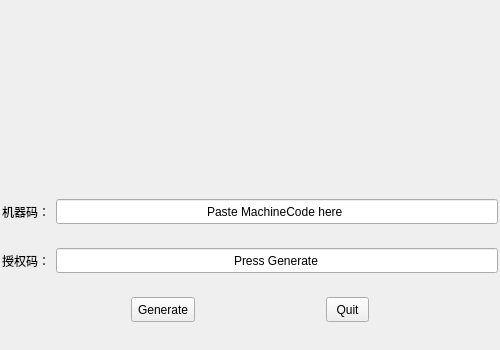
<?xml version="1.0" encoding="UTF-8"?>
<ui version="4.0">
 <class>MainWindow</class>
 <widget class="QMainWindow" name="MainWindow">
  <property name="geometry">
   <rect>
    <x>0</x>
    <y>0</y>
    <width>500</width>
    <height>350</height>
   </rect>
  </property>
  <property name="windowTitle">
   <string>激活码生成工具</string>
  </property>
  <widget class="QWidget" name="centralWidget">
   <property name="sizePolicy">
    <sizepolicy hsizetype="Fixed" vsizetype="Fixed">
     <horstretch>0</horstretch>
     <verstretch>0</verstretch>
    </sizepolicy>
   </property>
   <layout class="QVBoxLayout" name="verticalLayout">
    <property name="spacing">
     <number>0</number>
    </property>
    <property name="leftMargin">
     <number>2</number>
    </property>
    <property name="topMargin">
     <number>2</number>
    </property>
    <property name="rightMargin">
     <number>2</number>
    </property>
    <property name="bottomMargin">
     <number>2</number>
    </property>
    <item>
     <widget class="QLabel" name="label">
      <property name="text">
       <string/>
      </property>
      <property name="pixmap">
       <pixmap resource="images.qrc">:/image/qc.jpg</pixmap>
      </property>
      <property name="scaledContents">
       <bool>true</bool>
      </property>
     </widget>
    </item>
    <item>
     <widget class="QWidget" name="widget" native="true">
      <layout class="QVBoxLayout" name="verticalLayout_2">
       <property name="spacing">
        <number>0</number>
       </property>
       <property name="leftMargin">
        <number>0</number>
       </property>
       <property name="topMargin">
        <number>0</number>
       </property>
       <property name="rightMargin">
        <number>0</number>
       </property>
       <property name="bottomMargin">
        <number>0</number>
       </property>
       <item>
        <layout class="QHBoxLayout" name="horizontalLayout">
         <item>
          <widget class="QLabel" name="label_2">
           <property name="text">
            <string>机器码：</string>
           </property>
          </widget>
         </item>
         <item>
          <widget class="QLineEdit" name="MachineCode_LineEdit">
           <property name="minimumSize">
            <size>
             <width>0</width>
             <height>25</height>
            </size>
           </property>
           <property name="maximumSize">
            <size>
             <width>16777215</width>
             <height>25</height>
            </size>
           </property>
           <property name="styleSheet">
            <string notr="true">selection-background-color:  rgb(0, 148, 0);
</string>
           </property>
           <property name="text">
            <string>Paste MachineCode here </string>
           </property>
           <property name="alignment">
            <set>Qt::AlignCenter</set>
           </property>
          </widget>
         </item>
        </layout>
       </item>
       <item>
        <layout class="QHBoxLayout" name="horizontalLayout_2">
         <item>
          <widget class="QLabel" name="label_3">
           <property name="text">
            <string>授权码：</string>
           </property>
          </widget>
         </item>
         <item>
          <widget class="QLineEdit" name="ActiveCode_LineEdit">
           <property name="minimumSize">
            <size>
             <width>0</width>
             <height>25</height>
            </size>
           </property>
           <property name="maximumSize">
            <size>
             <width>16777215</width>
             <height>25</height>
            </size>
           </property>
           <property name="styleSheet">
            <string notr="true"/>
           </property>
           <property name="text">
            <string>Press Generate</string>
           </property>
           <property name="alignment">
            <set>Qt::AlignCenter</set>
           </property>
          </widget>
         </item>
        </layout>
       </item>
       <item>
        <layout class="QHBoxLayout" name="horizontalLayout_3">
         <property name="spacing">
          <number>1</number>
         </property>
         <item>
          <spacer name="horizontalSpacer">
           <property name="orientation">
            <enum>Qt::Horizontal</enum>
           </property>
           <property name="sizeHint" stdset="0">
            <size>
             <width>40</width>
             <height>20</height>
            </size>
           </property>
          </spacer>
         </item>
         <item>
          <widget class="QToolButton" name="BtnGenerate">
           <property name="minimumSize">
            <size>
             <width>0</width>
             <height>25</height>
            </size>
           </property>
           <property name="maximumSize">
            <size>
             <width>16777215</width>
             <height>25</height>
            </size>
           </property>
           <property name="text">
            <string>Generate</string>
           </property>
          </widget>
         </item>
         <item>
          <spacer name="horizontalSpacer_3">
           <property name="orientation">
            <enum>Qt::Horizontal</enum>
           </property>
           <property name="sizeHint" stdset="0">
            <size>
             <width>40</width>
             <height>20</height>
            </size>
           </property>
          </spacer>
         </item>
         <item>
          <widget class="QToolButton" name="BtnQuit">
           <property name="minimumSize">
            <size>
             <width>0</width>
             <height>25</height>
            </size>
           </property>
           <property name="maximumSize">
            <size>
             <width>16777215</width>
             <height>25</height>
            </size>
           </property>
           <property name="text">
            <string> Quit </string>
           </property>
          </widget>
         </item>
         <item>
          <spacer name="horizontalSpacer_2">
           <property name="orientation">
            <enum>Qt::Horizontal</enum>
           </property>
           <property name="sizeHint" stdset="0">
            <size>
             <width>40</width>
             <height>20</height>
            </size>
           </property>
          </spacer>
         </item>
        </layout>
       </item>
      </layout>
     </widget>
    </item>
   </layout>
  </widget>
 </widget>
 <layoutdefault spacing="6" margin="11"/>
 <resources>
  <include location="images.qrc"/>
 </resources>
 <connections/>
</ui>
